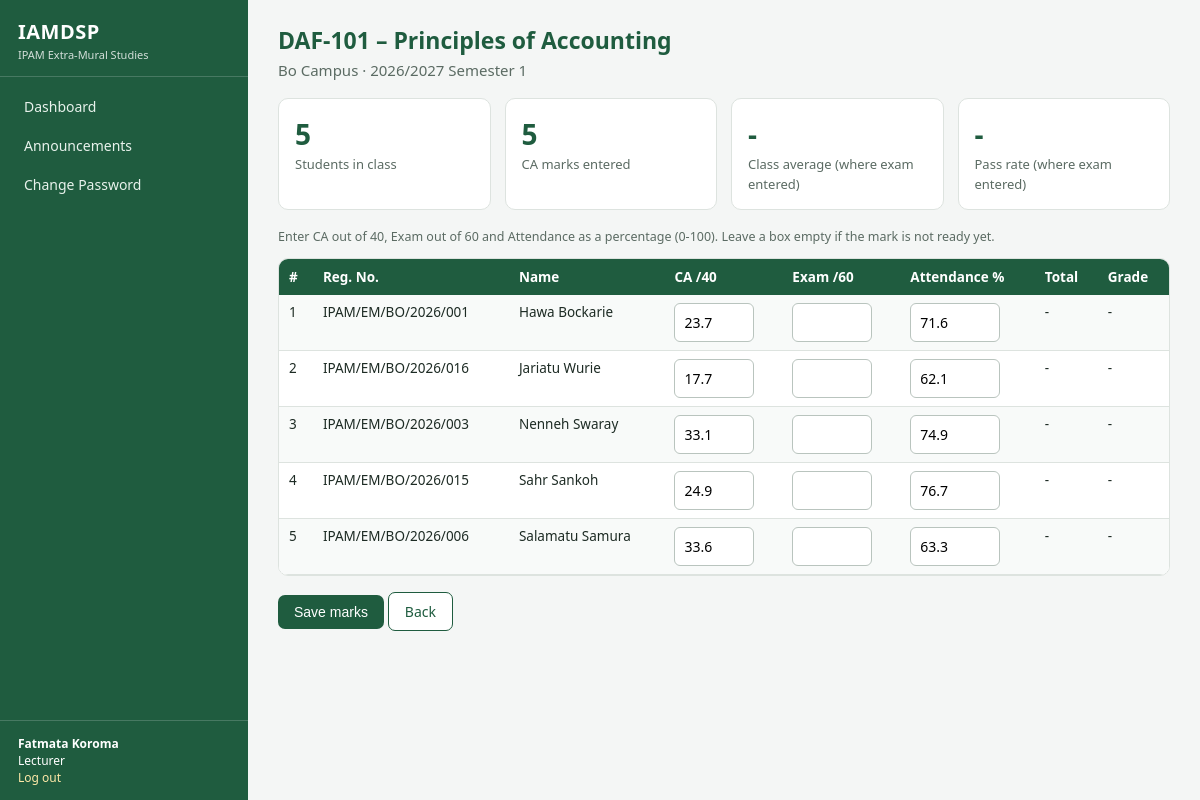
The app's page /marks/609 (signed in) with its own data.
### tables this page shows
CREATE TABLE users (
    id INTEGER PRIMARY KEY AUTOINCREMENT,
    username TEXT NOT NULL UNIQUE,
    password_hash TEXT NOT NULL,
    full_name TEXT NOT NULL,
    role TEXT NOT NULL CHECK (role IN ('sysadmin','management','coordinator','lecturer','student')),
    campus_id INTEGER REFERENCES campuses(id),
    student_id INTEGER REFERENCES students(id),
    active INTEGER NOT NULL DEFAULT 1
);

CREATE TABLE courses (
    id INTEGER PRIMARY KEY AUTOINCREMENT,
    code TEXT NOT NULL UNIQUE,
    title TEXT NOT NULL,
    programme_id INTEGER NOT NULL REFERENCES programmes(id),
    stage INTEGER NOT NULL            -- 1..4 = Year1 Sem1, Year1 Sem2, Year2 Sem1, Year2 Sem2
);

CREATE TABLE campuses (
    id INTEGER PRIMARY KEY AUTOINCREMENT,
    name TEXT NOT NULL UNIQUE,
    location TEXT NOT NULL
);

CREATE TABLE allocations (
    id INTEGER PRIMARY KEY AUTOINCREMENT,
    course_id INTEGER NOT NULL REFERENCES courses(id),
    campus_id INTEGER NOT NULL REFERENCES campuses(id),
    lecturer_id INTEGER NOT NULL REFERENCES users(id),
    term TEXT NOT NULL,
    UNIQUE (course_id, campus_id, term)
);

CREATE TABLE registrations (
    id INTEGER PRIMARY KEY AUTOINCREMENT,
    student_id INTEGER NOT NULL REFERENCES students(id),
    course_id INTEGER NOT NULL REFERENCES courses(id),
    term TEXT NOT NULL,
    ca_score REAL,
    exam_score REAL,
    attendance REAL,
    UNIQUE (student_id, course_id, term)
);

CREATE TABLE students (
    id INTEGER PRIMARY KEY AUTOINCREMENT,
    reg_no TEXT NOT NULL UNIQUE,
    full_name TEXT NOT NULL,
    gender TEXT NOT NULL,
    phone TEXT,
    campus_id INTEGER NOT NULL REFERENCES campuses(id),
    programme_id INTEGER NOT NULL REFERENCES programmes(id),
    intake_year INTEGER NOT NULL,
    status TEXT NOT NULL DEFAULT 'Active'
);

### app.py (the view, shortened to what this page needs)
@app.route("/marks/<int:aid>", methods=["GET", "POST"])
@login_required("lecturer", "coordinator", "sysadmin", "management")
def marks(aid):
    a = allocation_or_404(aid)
    can_edit = g.user["role"] == "lecturer" and a["term"] == config.CURRENT_TERM
    c = conn()
    rows = class_rows(a)
    done = [r for r in rows if r["ca_score"] is not None]
    totals = [r["ca_score"] + r["exam_score"] for r in rows if r["ca_score"] is not None and r["exam_score"] is not None]
    stats = {"n": len(rows), "entered": len(done),
             "avg": round(sum(totals) / len(totals), 1) if totals else None,
             "pass_rate": round(sum(1 for t in totals if t >= config.PASS_MARK) / len(totals) * 100, 1) if totals else None}
    return render_template("marks.html", a=a, rows=rows, can_edit=can_edit, stats=stats)

### analytics.py (called while the page is built)
def grade(total):
    if total is None:
        return "-"
    return "A" if total >= 70 else "B" if total >= 60 else "C" if total >= 50 else "D" if total >= 40 else "F"

### app.py (called while the page is built)
def conn():
    if "db" not in g:
        g.db = db.get_db()
    return g.db

@app.before_request
def load_user():
    g.user = None
    if "uid" in session:
        g.user = conn().execute("SELECT * FROM users WHERE id=? AND active=1", (session["uid"],)).fetchone()
        if g.user is None:
            session.clear()
    if request.method == "POST":
        token = session.get("csrf")
        if not token or token != request.form.get("csrf_token"):
            abort(400, "Invalid form token. Go back, refresh the page and try again.")

@app.context_processor
def inject():
    if "csrf" not in session:
        session["csrf"] = secrets.token_hex(16)
    return {"user": g.get("user"), "role_labels": ROLE_LABELS, "csrf_token": session["csrf"],
            "current_term": config.CURRENT_TERM, "grade": analytics.grade}

def login_required(*roles):
    def deco(fn):
        @wraps(fn)
        def wrapper(*a, **kw):
            if g.user is None:
                return redirect(url_for("login", next=request.path))
            if roles and g.user["role"] not in roles:
                abort(403)
            return fn(*a, **kw)
        return wrapper
    return deco

def allocation_or_404(aid):
    a = conn().execute("""SELECT al.*, c.code, c.title, ca.name AS campus FROM allocations al JOIN courses c ON c.id=al.course_id
        JOIN campuses ca ON ca.id=al.campus_id WHERE al.id=?""", (aid,)).fetchone()
    if not a:
        abort(404)
    if g.user["role"] == "lecturer" and a["lecturer_id"] != g.user["id"]:
        abort(403)
    if g.user["role"] == "coordinator" and a["campus_id"] != g.user["campus_id"]:
        abort(403)
    return a

def class_rows(a):
    return conn().execute("""SELECT r.*, s.full_name, s.reg_no FROM registrations r JOIN students s ON s.id=r.student_id
        WHERE r.course_id=? AND r.term=? AND s.campus_id=? ORDER BY s.full_name""", (a["course_id"], a["term"], a["campus_id"])).fetchall()

### db.py (called while the page is built)
def get_db():
    conn = sqlite3.connect(config.DATABASE)
    conn.row_factory = sqlite3.Row
    conn.execute("PRAGMA foreign_keys = ON")
    return conn

### templates/marks.html
{% extends "base.html" %}{% block title %}Marks{% endblock %}
{% block content %}<h1>{{ a.code }} &ndash; {{ a.title }}</h1><p class="sub">{{ a.campus }} &middot; {{ a.term }}</p>
<div class="cards"><div class="card stat"><b>{{ stats.n }}</b><span>Students in class</span></div><div class="card stat"><b>{{ stats.entered }}</b><span>CA marks entered</span></div>
<div class="card stat"><b>{{ stats.avg if stats.avg is not none else '-' }}</b><span>Class average (where exam entered)</span></div>
<div class="card stat"><b>{{ (stats.pass_rate|string ~ '%') if stats.pass_rate is not none else '-' }}</b><span>Pass rate (where exam entered)</span></div></div>
{% if can_edit %}<p class="small">Enter CA out of 40, Exam out of 60 and Attendance as a percentage (0-100). Leave a box empty if the mark is not ready yet.</p>
<form method="post"><input type="hidden" name="csrf_token" value="{{ csrf_token }}">{% endif %}
<div class="tablewrap"><table><tr><th>#</th><th>Reg. No.</th><th>Name</th><th>CA /40</th><th>Exam /60</th><th>Attendance %</th><th>Total</th><th>Grade</th></tr>
{% for r in rows %}{% set tot = (r.ca_score + r.exam_score) if (r.ca_score is not none and r.exam_score is not none) else none %}
<tr><td>{{ loop.index }}</td><td>{{ r.reg_no }}</td><td>{{ r.full_name }}</td>
{% if can_edit %}<td><input type="number" step="0.1" min="0" max="40" name="ca_{{ r.id }}" value="{{ r.ca_score if r.ca_score is not none }}" style="width:80px"></td>
<td><input type="number" step="0.1" min="0" max="60" name="exam_{{ r.id }}" value="{{ r.exam_score if r.exam_score is not none }}" style="width:80px"></td>
<td><input type="number" step="0.1" min="0" max="100" name="att_{{ r.id }}" value="{{ r.attendance if r.attendance is not none }}" style="width:90px"></td>
{% else %}<td>{{ r.ca_score if r.ca_score is not none else '-' }}</td><td>{{ r.exam_score if r.exam_score is not none else '-' }}</td><td>{{ r.attendance if r.attendance is not none else '-' }}</td>{% endif %}
<td>{{ tot|round(1) if tot is not none else '-' }}</td><td>{{ grade(tot) }}</td></tr>{% endfor %}</table></div>
{% if can_edit %}<p class="mt"><button class="btn">Save marks</button> <a class="btn alt" href="{{ url_for('dashboard') }}">Back</a></p></form>{% else %}<p class="small mt">View only. Only the allocated lecturer can enter marks for the current term.</p>{% endif %}{% endblock %}

### templates/base.html (shortened to what this page needs)
<!doctype html><html lang="en"><head><meta charset="utf-8">
<link rel="stylesheet" href="{{ url_for('static', filename='style.css') }}"></head><body>
{% if user %}<div class="layout">
<aside class="sidebar">
 <div class="brand"><b>IAMDSP</b><small>IPAM Extra-Mural Studies</small></div>
 <nav>
  {% set r = user['role'] %}
  {% if r != 'student' %}<a href="{{ url_for('dashboard') }}" class="{{ 'active' if request.endpoint=='dashboard' }}">Dashboard</a>{% endif %}
  <a href="{{ url_for('announcements') }}" class="{{ 'active' if request.endpoint=='announcements' }}">Announcements</a>
  <a href="{{ url_for('account') }}">Change Password</a>
 </nav>
 <div class="who"><b>{{ user['full_name'] }}</b><br>{{ role_labels[user['role']] }}<br><a href="{{ url_for('logout') }}">Log out</a></div>
</aside><main class="main">
{% else %}<div>{% endif %}
{% block content %}{% endblock %}
{% if user %}</main></div>{% else %}</div>{% endif %}
</body></html>

### static/style.css (style rules this page uses)
:root { --green:#1f5c3f;--green2:#2d7a55;--gold:#b8860b;--bg:#f4f6f5;--ink:#1d2b24;--line:#dde3df;--red:#b5413a;--amber:#c27a00 }
* { box-sizing:border-box }
body { margin:0;font-family:"Segoe UI",Arial,sans-serif;background:var(--bg);color:var(--ink);font-size:15px }
a { color:var(--green2);text-decoration:none }
.layout { display:flex;min-height:100vh }
.sidebar { width:248px;background:var(--green);color:#fff;padding:0;flex-shrink:0;display:flex;flex-direction:column }
.brand { padding:18px 18px 14px;border-bottom:1px solid rgba(255,255,255,.18) }
.brand b { font-size:20px;letter-spacing:.5px }
.brand small { display:block;opacity:.8;font-size:11px;margin-top:2px }
.sidebar nav { padding:10px 0;flex:1 }
.sidebar nav a { display:block;color:#e8f2ec;padding:10px 20px;font-size:14px;border-left:4px solid transparent }
.sidebar .who { padding:14px 18px;border-top:1px solid rgba(255,255,255,.18);font-size:12px }
.sidebar .who a { color:#ffe9a8 }
.main { flex:1;padding:24px 30px;min-width:0 }
h1 { font-size:23px;margin:0 0 4px;color:var(--green) }
.sub { color:#5b6b63;margin:0 0 18px }
.cards { display:grid;grid-template-columns:repeat(auto-fit,minmax(170px,1fr));gap:14px;margin-bottom:18px }
.card { background:#fff;border:1px solid var(--line);border-radius:10px;padding:16px }
.stat b { display:block;font-size:28px;color:var(--green) }
.stat span { color:#5b6b63;font-size:13px }
table { width:100%;border-collapse:collapse;background:#fff;font-size:13.5px }
th { background:var(--green);color:#fff;text-align:left;padding:9px 10px;font-weight:600 }
td { padding:8px 10px;border-bottom:1px solid var(--line);vertical-align:top }
tr:nth-child(even) td { background:#f8faf9 }
.tablewrap { overflow-x:auto;border:1px solid var(--line);border-radius:10px;background:#fff }
.btn { display:inline-block;background:var(--green);color:#fff;border:0;padding:9px 16px;border-radius:7px;font-size:14px;cursor:pointer }
.btn.alt { background:#fff;color:var(--green);border:1px solid var(--green) }
input[type=text],input[type=password],input[type=number],input[type=file],select,textarea { width:100%;padding:9px;border:1px solid #b9c4be;border-radius:6px;font-size:14px;font-family:inherit }
.small { font-size:12.5px;color:#5b6b63 }
.mt { margin-top:16px }

### records on screen
users: full_name "Fatmata Koroma", role "Lecturer"
courses: code "DAF-101", title "Principles of Accounting"
campuses: campus "Bo Campus"
allocations: term "2026/2027 Semester 1"
registrations: reg_no "IPAM/EM/BO/2026/001", full_name "Hawa Bockarie", ca_score "23.7", attendance "71.6", tot "-", grade "-"
registrations: reg_no "IPAM/EM/BO/2026/016", full_name "Jariatu Wurie", ca_score "17.7", attendance "62.1", tot "-", grade "-"
registrations: reg_no "IPAM/EM/BO/2026/003", full_name "Nenneh Swaray", ca_score "33.1", attendance "74.9", tot "-", grade "-"
registrations: reg_no "IPAM/EM/BO/2026/015", full_name "Sahr Sankoh", ca_score "24.9", attendance "76.7", tot "-", grade "-"
registrations: reg_no "IPAM/EM/BO/2026/006", full_name "Salamatu Samura", ca_score "33.6", attendance "63.3", tot "-", grade "-"

### other values on screen
{{ stats.n }} "5"
{{ stats.entered }} "5"
{{ stats.avg if stats.avg is not none else '-' }} "-"
{{ (stats.pass_rate|string ~ '%') if stats.pass_rate is not none else '-' }} "-"
